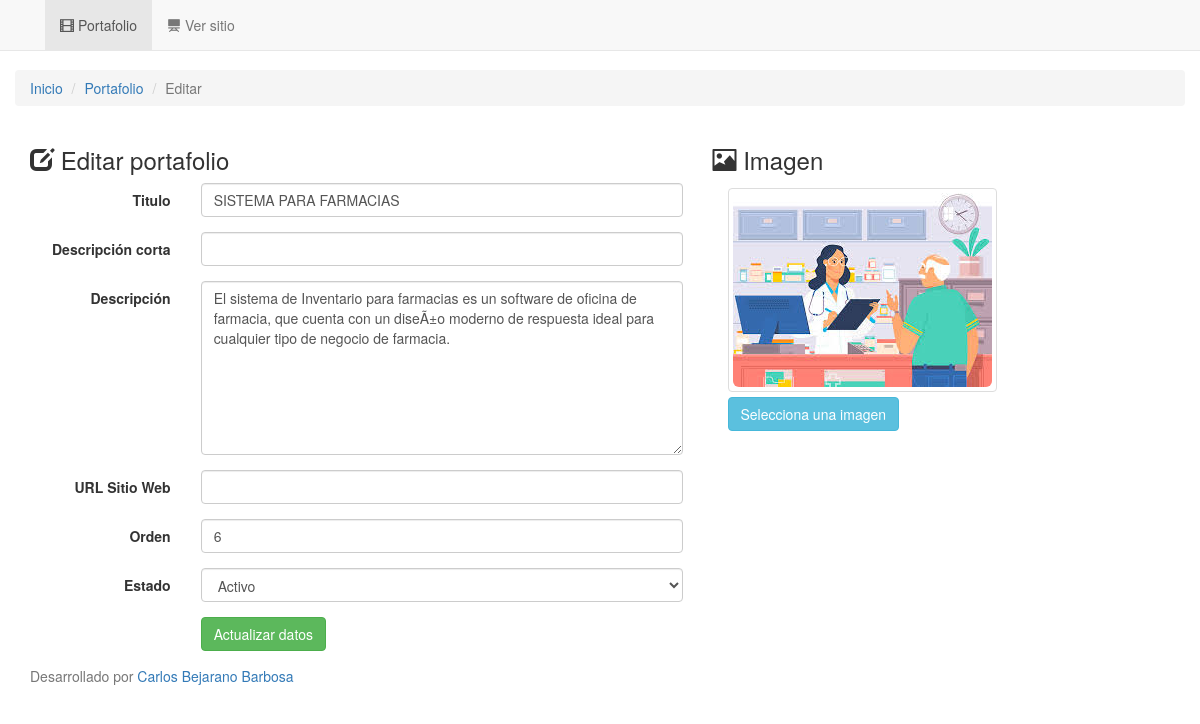
Screenshot of /admin/banneradd.php with the database file from the repository.
### tables this page shows
CREATE TABLE `portafolio` (
  `id` int(11) NOT NULL,
  `titulo` varchar(100) NOT NULL,
  `descripcion_corta` varchar(255) NOT NULL,
  `descripcion` text NOT NULL,
  `url_image` varchar(255) NOT NULL,
  `url_web` varchar(255) NOT NULL,
  `estado` int(1) NOT NULL,
  `orden` int(2) NOT NULL
);

### admin/banneradd.php (the view, shortened to what this page needs)
<?php
include ("../conexion.php");
$sql_last=mysqli_query($con,"select LAST_INSERT_ID(id) as last from portafolio order by id desc limit 0,1");
$rw=mysqli_fetch_array($sql_last);
$id_banner=intval($rw['last']);
$sql=mysqli_query($con,"select * from portafolio where id='$id_banner' limit 0,1");
$rw=mysqli_fetch_array($sql);
$titulo=$rw['titulo'];
$descripcion=$rw['descripcion'];
$url_image=$rw['url_image'];
$orden=intval($rw['orden']);
$estado=intval($rw['estado']);
?>
<!DOCTYPE html>
<html lang="en">
  <head>
	<link rel="stylesheet" href="https://maxcdn.bootstrapcdn.com/bootstrap/3.3.5/css/bootstrap.min.css">
    <link href="css/navbar-fixed-top.css" rel="stylesheet">
	<link href="css/preview-image.css" rel="stylesheet">
  </head>
  <body>
		<?php include("top_menu.php");?>
    <div class="container">
      <div class="row">
	   <ol class="breadcrumb">
		  <li><a href="#">Inicio</a></li>
		  <li><a href="index.php">Portafolio</a></li>
		  <li class="active">Editar</li>
		</ol>
		 <div class="col-md-7">
		 <h3 ><span class="glyphicon glyphicon-edit"></span> Editar portafolio</h3>
			<form class="form-horizontal" id="editar_banner">
			  <div class="form-group">
				<label for="titulo" class="col-sm-3 control-label">Titulo</label>
				<div class="col-sm-9">
				  <input type="text" class="form-control" id="titulo" value="<?php echo $titulo;?>" required name="titulo">
				</div>
			  </div>
			  <div class="form-group">
				<label for="descripcion_corta" class="col-sm-3 control-label">Descripción corta</label>
				<div class="col-sm-9">
				  <input type="text" class="form-control" id="descripcion_corta" value="" required name="descripcion_corta">
				</div>
			  </div>
			  <div class="form-group">
				<label for="titulo" class="col-sm-3 control-label">Descripción</label>
				<div class="col-sm-9">
				  <textarea class='form-control' name="descripcion" id="descripcion" required rows=8><?php echo $descripcion;?></textarea>
				</div>
			  </div>
			<div class="form-group">
				<label for="url_web" class="col-sm-3 control-label">URL Sitio Web</label>
				<div class="col-sm-9">
				  <input type="url" class="form-control" id="url_web" value=""  name="url_web">
				</div>
			  </div>
			  <div class="form-group">
				<label for="orden" class="col-sm-3 control-label">Orden</label>
				<div class="col-sm-9">
				  <input type="number" class="form-control" id="orden" name="orden" value="<?php echo $orden;?>">
				</div>
			  </div>
			  <div class="form-group">
				<label for="estado" class="col-sm-3 control-label">Estado</label>
				<div class="col-sm-9">
				  <select class="form-control" id="estado" required name="estado">
					  <option value="1" <?php if($estado==1){echo "selected";} ?>>Activo</option>
				 </select>
				</div>
			  </div>
			  <div class="form-group">
				<div class="col-sm-offset-3 col-sm-9">
				  <button type="submit" class="btn btn-success">Actualizar datos</button>
				</div>
			  </div>
			</form>
		</div>
		<div class="col-md-5">
		 <h3 ><span class="glyphicon glyphicon-picture"></span> Imagen</h3>
		 <form class="form-vertical">
			<div class="form-group">
				<div class="col-sm-12">
				 <div class="fileinput fileinput-new" data-provides="fileinput">
								  <div class="fileinput-new thumbnail" style="max-width: 100%;" >
									  <img class="img-rounded" src="../img/banner/<?php echo $url_image;?>" />
								  </div>
								  <div>
									<span class="btn btn-info btn-file"><span class="fileinput-new">Selecciona una imagen</span>
									<span class="fileinput-exists" onclick="upload_image();">Cambiar imagen</span><input type="file" name="fileToUpload" id="fileToUpload" required onchange="upload_image();"></span>
								  </div>
					</div>
				</div>
			  </div>
		 </form>
		</div>
    </div>
	</div>
		<?php include("footer.php");?>
  </body>
</html>

### admin/css/navbar-fixed-top.css (style rules this page uses)
body { min-height: 200px; padding-top: 70px; }

### admin/css/preview-image.css (style rules this page uses)
.btn-file { position: relative; overflow: hidden; vertical-align: middle; }
.fileinput { display: inline-block; margin-bottom: 9px; }
.fileinput .thumbnail { display: inline-block; margin-bottom: 5px; overflow: hidden; text-align: center; vertical-align: middle; }
.fileinput .thumbnail > img { max-height: 100%; }
.fileinput .btn { vertical-align: middle; }

### rows the page displays
portafolio: titulo "SISTEMA PARA FARMACIAS", descripcion "El sistema de Inventario para farmacias es un software de oficina de farmacia, que cuenta con un diseÃ±o moderno de respuesta ideal para cualquier tipo de negocio de farmacia.", orden "6", estado "Activo", url_image (picture)
